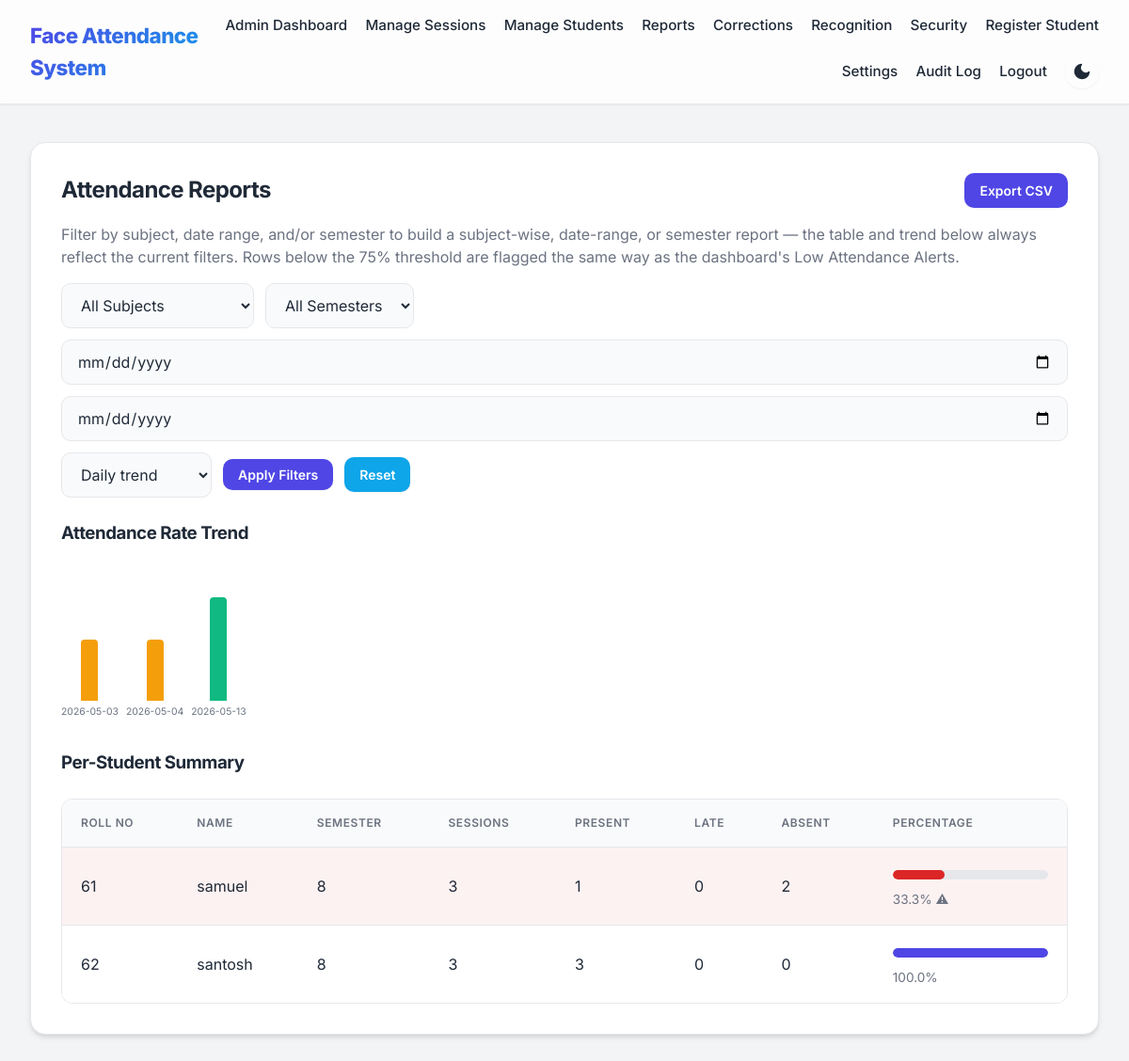
Page /admin/reports (signed in) on the committed database.
### tables this page shows
CREATE TABLE students(
        id INTEGER PRIMARY KEY,
        name TEXT,
        roll_no TEXT,
        branch TEXT,
        semester TEXT,
        photo_count INTEGER DEFAULT 0
    , password TEXT, attendance_security_failures INTEGER DEFAULT '0', attendance_locked_until TEXT);

### app.py (the view)
@app.route('/admin/reports')
def admin_reports():
    if not session.get('admin_user'):
        return redirect(url_for('login'))
    subjects = query_db('SELECT * FROM subjects ORDER BY name')
    semesters = [r['semester'] for r in query_db('SELECT DISTINCT semester FROM students WHERE semester IS NOT NULL ORDER BY semester')]
    subject_id = request.args.get('subject_id') or None
    semester = request.args.get('semester') or None
    granularity = request.args.get('granularity', 'day')
    if granularity not in ('day', 'week', 'month'):
        granularity = 'day'
    def _parse_input_date(field):
        raw = request.args.get(field)
        if not raw:
            return None
        try:
            return datetime.strptime(raw, '%Y-%m-%d').date()
        except ValueError:
            return None
    start_date = _parse_input_date('start_date')
    end_date = _parse_input_date('end_date')
    report_rows, trend = _compute_attendance_report(subject_id=subject_id, start_date=start_date, end_date=end_date,
                                                      semester=semester, trend_granularity=granularity)
    return render_template('admin_reports.html', report_rows=report_rows, trend=trend, subjects=subjects,
                            semesters=semesters, threshold=cfg.LOW_ATTENDANCE_THRESHOLD_PERCENT,
                            filters={
                                'subject_id': subject_id, 'semester': semester, 'granularity': granularity,
                                'start_date': request.args.get('start_date', ''), 'end_date': request.args.get('end_date', ''),
                            })

### app.py (called while the page is built, shortened)
@app.before_request
def _assign_request_id():
    inbound = request.headers.get(_REQUEST_ID_HEADER)
    if inbound and 0 < len(inbound) <= _MAX_INBOUND_REQUEST_ID_LEN:
        g.request_id = inbound
    else:
        g.request_id = uuid.uuid4().hex
    g.request_start_time = time.monotonic()

def get_db_connection():
    conn = sqlite3.connect(DATABASE_PATH)
    conn.row_factory = sqlite3.Row
    return conn

def query_db(query, args=(), one=False):
    conn = get_db_connection()
    cursor = conn.execute(query, args)
    rows = cursor.fetchall()
    conn.close()
    return rows[0] if one and rows else rows

def _record_request_metric(endpoint, method, status_code, duration_ms):
    status_class = f'{status_code // 100}xx'
    with _METRICS_LOCK:
        _metrics_http_requests_total[(endpoint or 'unknown', method, status_class)] += 1
        if duration_ms is not None:
            _metrics_http_request_duration_sum[endpoint or 'unknown'] += duration_ms / 1000.0
            _metrics_http_request_duration_count[endpoint or 'unknown'] += 1

def _attendance_counts_as_present(status):
    return status == 'Present' or (status == 'Late' and cfg.LATE_COUNTS_AS_PRESENT)

def _parse_session_date(date_str):
    try:
        return datetime.strptime(date_str, '%d-%m-%Y').date()
    except (ValueError, TypeError):
        return None

@app.before_request
def restrict_access():
    allowed_routes = ['home', 'login', 'student_login', 'student_register', 'static', 'test_image', 'get_active_sessions']
    if request.endpoint in allowed_routes or not request.endpoint:
        return
    if request.path.startswith('/admin/') and session.get('user_type') != 'admin':
        flash('Admin access required', 'error')
        return redirect(url_for('login'))

### logging_config.py (called while the page is built)
    def filter(self, record):
        request_id = None
        if has_request_context():
            request_id = getattr(g, 'request_id', None)
        record.request_id = request_id
        return True

### templates/admin_reports.html (shortened to what this page needs)
{% extends 'base.html' %}
{% block content %}
<div class="card wide-card">
    <div style="display: flex; justify-content: space-between; align-items: center; flex-wrap: wrap; gap: 0.75rem;">
        <h2 style="margin: 0;">Attendance Reports</h2>
        <a href="{{ url_for('export_attendance_report', subject_id=filters.subject_id, semester=filters.semester, start_date=filters.start_date, end_date=filters.end_date) }}" class="button small">Export CSV</a>
    </div>
    <p style="color: var(--muted);">
        Filter by subject, date range, and/or semester to build a subject-wise, date-range, or semester report — the
        table and trend below always reflect the current filters. Rows below the {{ threshold }}% threshold are
        flagged the same way as the dashboard's Low Attendance Alerts.
    </p>
    <form method="get" class="inline-form" style="flex-wrap: wrap; gap: 0.75rem; margin-bottom: 1.5rem;">
        <select name="subject_id">
            <option value="">All Subjects</option>
        </select>
        <select name="semester">
            <option value="">All Semesters</option>
        </select>
        <input type="date" name="start_date" value="{{ filters.start_date }}" title="Start date">
        <input type="date" name="end_date" value="{{ filters.end_date }}" title="End date">
        <select name="granularity">
            <option value="day" {{ 'selected' if filters.granularity == 'day' else '' }}>Daily trend</option>
        </select>
        <button type="submit" class="button small">Apply Filters</button>
        <a href="{{ url_for('admin_reports') }}" class="button small secondary">Reset</a>
    </form>
    <h3>Attendance Rate Trend</h3>
    {% if trend %}
    <div class="trend-chart">
        {% for point in trend %}
        <div class="trend-bar-wrap" title="{{ point.label }}: {{ point.percentage }}%">
            <div class="trend-bar {% if point.percentage < 50 %}danger{% elif point.percentage < threshold %}warning{% endif %}" style="height: {{ point.percentage }}%;"></div>
            <span class="trend-label">{{ point.label }}</span>
        </div>
        {% endfor %}
    </div>
    {% else %}
    <p>No sessions match these filters.</p>
    {% endif %}
    <h3 style="margin-top: 2rem;">Per-Student Summary</h3>
    {% if report_rows %}
    <div class="table-container" style="overflow-x: auto;">
        <table>
            <thead>
                <tr>
                    <th>Roll No</th>
                    <th>Name</th>
                    <th>Semester</th>
                    <th>Sessions</th>
                    <th>Present</th>
                    <th>Late</th>
                    <th>Absent</th>
                    <th>Percentage</th>
                </tr>
            </thead>
            <tbody>
                {% for row in report_rows %}
                <tr {% if row.below_threshold %}style="background: rgba(220, 38, 38, 0.06);"{% endif %}>
                    <td>{{ row.roll_no }}</td>
                    <td>{{ row.name }}</td>
                    <td>{{ row.semester }}</td>
                    <td>{{ row.total_sessions }}</td>
                    <td>{{ row.present }}</td>
                    <td>{{ row.late }}</td>
                    <td>{{ row.absent }}</td>
                    <td style="min-width: 160px;">
                        <div class="meter" title="{{ row.percentage }}%">
                            <div class="meter-fill {% if row.below_threshold %}danger{% elif row.percentage < 90 %}warning{% endif %}" style="width: {{ row.percentage }}%;"></div>
                        </div>
                        <span style="font-size: 0.85rem; color: var(--muted);">{{ row.percentage }}%{% if row.below_threshold %} ⚠{% endif %}</span>
                    </td>
                </tr>
                {% endfor %}
            </tbody>
        </table>
    </div>
    {% else %}
    <p>No data for the current filters.</p>
    {% endif %}
</div>
{% endblock %}

### templates/base.html (shortened to what this page needs)
<!DOCTYPE html>
<html lang="en">
<head>
    <link rel="stylesheet" href="/static/styles.css">
</head>
<body>
    <header class="topbar">
        <div class="brand">Face Attendance System</div>
        <nav>
            {% if session.user_type == 'admin' %}
            <a href="{{ url_for('admin_dashboard') }}">Admin Dashboard</a>
            <a href="{{ url_for('admin_sessions') }}">Manage Sessions</a>
            <a href="{{ url_for('admin_students') }}">Manage Students</a>
            <a href="{{ url_for('admin_reports') }}">Reports</a>
            <a href="{{ url_for('admin_corrections') }}">Corrections</a>
            <a href="{{ url_for('recognition_settings') }}">Recognition</a>
            <a href="{{ url_for('security_dashboard') }}">Security</a>
            <a href="{{ url_for('student_register') }}">Register Student</a>
            <a href="{{ url_for('admin_settings') }}">Settings</a>
            <a href="{{ url_for('audit_log_view') }}">Audit Log</a>
            <a href="{{ url_for('logout') }}">Logout</a>
            {% elif session.user_type == 'student' %}
            <a href="{{ url_for('student_login') }}">Attendance</a>
            <a href="{{ url_for('student_profile') }}">My Profile</a>
            <a href="{{ url_for('student_history') }}">My History</a>
            <a href="{{ url_for('logout') }}">Logout</a>
            {% else %}
            <a href="{{ url_for('home') }}">Home</a>
            <a href="{{ url_for('login') }}">Admin Login</a>
            <a href="{{ url_for('student_login') }}">Student Login</a>
            <a href="{{ url_for('student_register') }}">Student Registration</a>
            {% endif %}
            <button class="theme-toggle" id="theme-toggle" aria-label="Toggle Dark Mode">
                <svg id="theme-icon" xmlns="http://www.w3.org/2000/svg" viewBox="0 0 24 24">
                </svg>
            </button>
        </nav>
    </header>
    <main class="page-container">
        {% block content %}{% endblock %}
    </main>
</body>
</html>

### static/styles.css (style rules this page uses)
:root { --bg: #f3f4f6; --card: #ffffff; --text: #1f2937; --muted: #6b7280; --primary: #4f46e5; --primary-hover: #4338ca; --accent: #0ea5e9; --accent-hover: #0284c7; --danger: #ef4444; --danger-hover: #dc2626; --border: #e5e7eb; --shadow-sm: 0 1px 2px 0 rgb(0 0 0 / 0.05); --shadow-md: 0 4px 6px -1px rgb(0 0 0 / 0.1), 0 2px 4px -2px rgb(0 0 0 / 0.1); --shadow-lg: 0 10px 15px -3px rgb(0 0 0 / 0.1), 0 4px 6px -4px rgb(0 0 0 / 0.1); --nav-bg: rgba(255, 255, 255, 0.8); --input-bg: #f9fafb; }
* { box-sizing: border-box; }
body { margin: 0; font-family: 'Inter', -apple-system, BlinkMacSystemFont, "Segoe UI", Roboto, Helvetica, Arial, sans-serif; background: var(--bg); color: var(--text); line-height: 1.5; transition: background-color 0.3s ease, color 0.3s ease; }
.topbar { display: flex; align-items: center; justify-content: space-between; padding: 1rem 2rem; background: var(--nav-bg); backdrop-filter: blur(10px); border-bottom: 1px solid var(--border); position: sticky; top: 0; z-index: 50; box-shadow: var(--shadow-sm); }
.topbar .brand { font-weight: 800; font-size: 1.4rem; background: linear-gradient(135deg, var(--primary), var(--accent)); -webkit-background-clip: text; -webkit-text-fill-color: transparent; letter-spacing: -0.025em; }
.topbar nav { display: flex; align-items: center; gap: 1.2rem; flex-wrap: wrap; justify-content: flex-end; }
.topbar nav a { text-decoration: none; color: var(--text); font-weight: 500; font-size: 0.95rem; transition: color 0.2s ease; }
.theme-toggle { background: transparent; border: none; color: var(--text); cursor: pointer; padding: 0.5rem; display: flex; align-items: center; justify-content: center; border-radius: 50%; transition: background-color 0.2s ease, transform 0.2s ease; }
.theme-toggle svg { width: 20px; height: 20px; fill: currentColor; }
.page-container { padding: 2.5rem 2rem; max-width: 1200px; margin: 0 auto; }
.card { background: var(--card); border: 1px solid var(--border); border-radius: 16px; padding: 2rem; margin-bottom: 2rem; box-shadow: var(--shadow-md); transition: transform 0.2s ease, box-shadow 0.2s ease; }
.wide-card { width: 100%; }
.card h2, .card h3 { margin-top: 0; margin-bottom: 1.5rem; color: var(--text); font-weight: 700; letter-spacing: -0.025em; }
input, select { width: 100%; padding: 0.75rem 1rem; border: 1px solid var(--border); border-radius: 10px; background: var(--input-bg); color: var(--text); font-family: inherit; font-size: 1rem; transition: border-color 0.2s ease, box-shadow 0.2s ease; }
::placeholder { color: var(--muted); opacity: 0.8; }
button, .button { display: inline-block; border: none; background: var(--primary); color: #ffffff; padding: 0.75rem 1.5rem; border-radius: 10px; cursor: pointer; font-weight: 600; font-size: 1rem; font-family: inherit; text-align: center; text-decoration: none; transition: background-color 0.2s ease, transform 0.1s ease, box-shadow 0.2s ease; box-shadow: var(--shadow-sm); }
.button.secondary { background: var(--accent); }
.button.small { padding: 0.5rem 1rem; font-size: 0.875rem; }
.capture-controls, .session-actions, .inline-form { display: flex; align-items: center; gap: 1rem; flex-wrap: wrap; margin-top: 1rem; }
.table-container { overflow-x: auto; border-radius: 12px; border: 1px solid var(--border); }
table { width: 100%; border-collapse: collapse; background: var(--card); }
table th, table td { padding: 1rem 1.25rem; border-bottom: 1px solid var(--border); text-align: left; }
table th { background: var(--input-bg); font-weight: 600; color: var(--muted); text-transform: uppercase; font-size: 0.75rem; letter-spacing: 0.05em; }
table tr:last-child td { border-bottom: none; }
.inline-form select, .inline-form button { width: auto; margin-top: 0; }
.meter { width: 100%; height: 10px; border-radius: 6px; background: var(--border, #e5e7eb); overflow: hidden; margin: 0.5rem 0; }
.meter-fill { height: 100%; border-radius: 6px; background: var(--primary); transition: width 0.3s ease; }
.meter-fill.danger { background: #dc2626; }

### rows in the picture
students: roll_no "61", name "samuel", semester "8", total_sessions "3", present "1", late "0", absent "2", percentage "33.3"
students: roll_no "62", name "santosh", semester "8", total_sessions "3", present "3", late "0", absent "0", percentage "100.0"

### other values in the picture
{{ threshold }} "75"
{{ point.label }} "2026-05-03" "2026-05-04" "2026-05-13"
